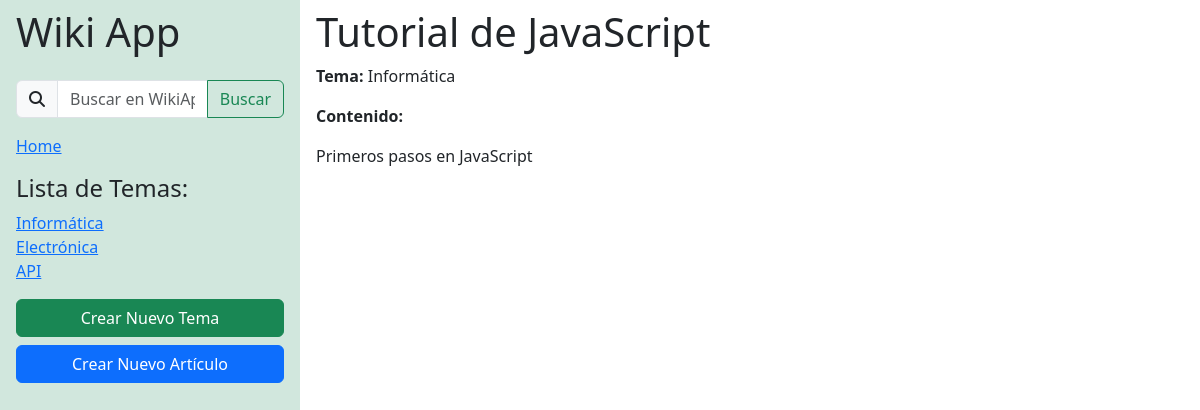
The page /articulo/1/ on the database its author committed.
### wikiApp/models.py (models this page shows)
class temaWiki(models.Model):
    nombre = models.CharField(max_length=128, null=True, blank=True)
    descripcion = models.CharField(max_length=512, null=True, blank=True)

class articuloWiki(models.Model):
    titulo = models.CharField(max_length=128, null=True, blank=True)
    contenido = models.CharField(max_length=1024, null=True, blank=True)
    temaRelacionado = models.ForeignKey(
        temaWiki,
        on_delete=models.CASCADE,
        related_name='articulos'
    )

### wikiApp/views.py (the view)
# urls.py: path('articulo/<int:articulo_id>/',views.articulo, name = 'articulo'),
def articulo(request, articulo_id):
    articulo = get_object_or_404(articuloWiki, id=articulo_id)
    return render(request, 'articulo.html',{
        'articulo':articulo
    })

### wikiApp/context_processors.py (called while the page is built)
def lista_temas(request):
    lista_temas = temaWiki.objects.all()
    return {'lista_temas': lista_temas}

### wikiApp/templates/articulo.html (shortened to what this page needs)
{% extends 'layout.html' %}
{% block content %}
<h1> {{ articulo.titulo }}</h1>
<div>
  <p> <strong>Tema:</strong> {{ articulo.temaRelacionado.nombre }}</p>
  <div>
    <p><strong>Contenido:</strong></p>
    <p>{{ articulo.contenido }}</p>
  </div>
</div>
{% endblock %}

### wikiApp/templates/layout.html (shortened to what this page needs)
<!DOCTYPE html>
<html class="h-100">
    <head>
      <link rel="stylesheet" href="https://cdnjs.cloudflare.com/ajax/libs/font-awesome/6.3.0/css/all.min.css"
 />
      <link href="https://cdn.jsdelivr.net/npm/bootstrap@5.3.0/dist/css/bootstrap.min.css" rel="stylesheet"
>
    </head>
    <body class="h-100">
      <div class="h-100 w-100 d-flex">
        <div class="barra-lateral w-25 h-100 bg-success-subtle py-2 px-3 d-flex flex-column row-gap-3">
          <h1>Wiki App</h1>
          <div class="BarraBusqueda">
            <form action="{% url 'wikiApp:busquedaArticulos' %}" class="d-flex flex-row input-group">
              <span class="input-group-text"><i class="fa-solid fa-magnifying-glass"></i></span>
              <input name="q" type="text" class="form-control" placeholder="Buscar en WikiApp" aria-label="Buscar en WikiApp"
                aria-describedby="button-addon2" required>
              <button class="btn btn-outline-success" type="submit" id="button-addon2">Buscar</button>
            </form>
          </div>
          <div>
            <a href="{% url 'wikiApp:homepage' %}">Home</a>
          </div>
          <div>
            <h4>Lista de Temas:</h4>
            <div class="d-flex flex-column">
              <nav class="d-flex flex-column">
                {% for tema in lista_temas %}
                <a href="{% url 'wikiApp:articulosPorTema' tema.id %}">{{ tema.nombre }}</a>
                {% endfor %}
              </nav>
            </div>
          </div>
          <nav class="d-flex flex-column row-gap-2">
            <a class="btn btn-success" href="{% url 'wikiApp:crearNuevoTema' %}">Crear Nuevo Tema</a>
            <a class="btn btn-primary" href="{% url 'wikiApp:crearNuevoArticulo' %}">Crear Nuevo Artículo</a>
          </nav>
        </div>
        <div class="content py-2 px-3">
          {% block content %}
          {% endblock %}
        </div>
      </div>
    </body>
</html>

### rows shown on the page
temaWiki: nombre "Informática"
temaWiki: nombre "Electrónica"
temaWiki: nombre "API"
articuloWiki: titulo "Tutorial de JavaScript", temaRelacionado.nombre "Informática", contenido "Primeros pasos en JavaScript"
